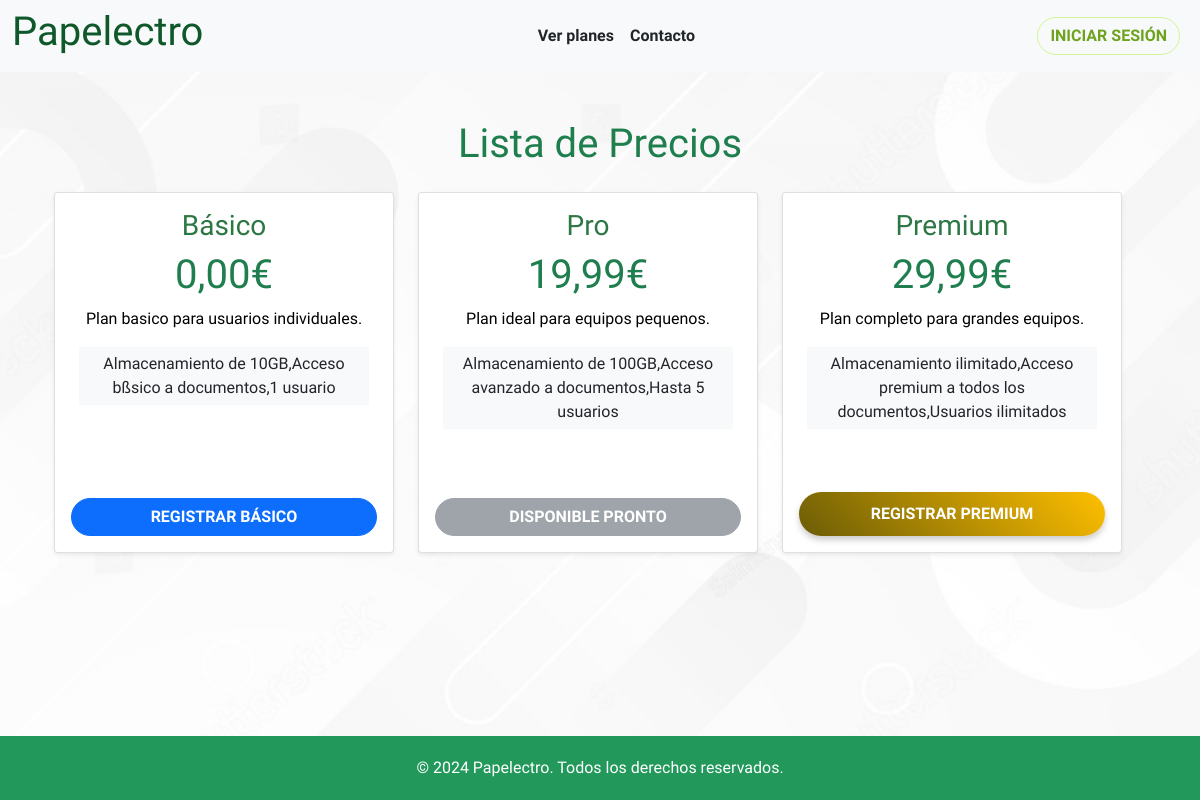
Before: /pricing/ with the older database file.
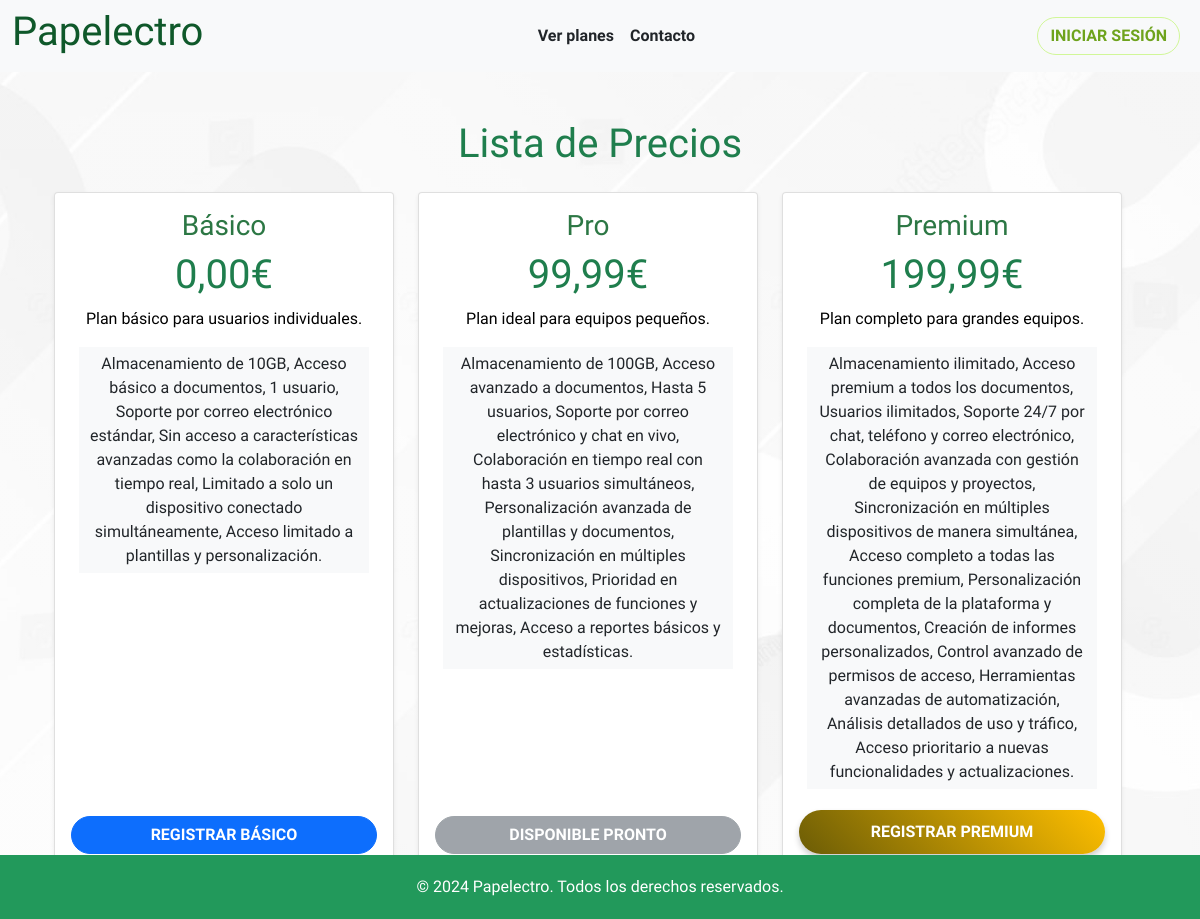
After: the same page with the newer database file.
### main/models.py (models this page shows, shortened)
class SubscriptionPlan(models.Model):
    name = models.CharField(max_length=100, unique=True)
    price = models.DecimalField(max_digits=10, decimal_places=2)
    description = models.TextField(blank=True)
    features = models.TextField(help_text="Enter features separated by commas.")
    button_class = models.CharField(max_length=50, default="btn-morado")
    order = models.IntegerField()

### main/views.py (the view)
# urls.py: path('pricing/', PricingView.as_view(), name='pricing'),
class PricingView(ListView):
    model = SubscriptionPlan
    template_name = 'main/pricing.html'
    context_object_name = 'plans'
    def get_queryset(self):
        user = self.request.user
        if user.is_authenticated:
            try:
                current_subscription = Subscription.objects.get(user=user)
                return SubscriptionPlan.objects.filter(order__gt=current_subscription.plan.order)
            except Subscription.DoesNotExist:
                return SubscriptionPlan.objects.all()
        return SubscriptionPlan.objects.all()

### main/templates/main/pricing.html
{% extends 'main/base.html' %}
{% load static i18n %}
{% block general %}
<div class="container-fluid d-flex flex-column">
  <h1 class="fs-1 text-center fw-normal">Lista de Precios</h1>
  <div class="row w-100 d-flex justify-content-center h-100">
    {% for plan in plans %}
    <div class="col-sm-12 col-md-4 mt-3">
      <div class="card shadow-sm h-100">
        <div class="card-body d-flex flex-column text-center">
          <h3 class="card-title">{{ plan.name }}</h3>
          <h2 class="txt-morado fs-1 fw-lighter">{{ plan.price }}€</h2>
          <p class="card-text">{{ plan.description }}</p>
          <ul class="list-group list-group-flush mb-3 mx-2  ">
            <li class="list-group-item fs-6 ">{{ plan.features }}</li>
          </ul>
          <div class="mt-auto">
            {% if forloop.last %}
              <a href="{% url 'register_and_create_empresa' %}" class="btn btn-gold text-white w-100">Registrar {{ plan.name }}</a>
            {% elif forloop.first %}
              <a href="{% url 'register_and_create_empresa_basico' %}" class="btn btn-primary text-white w-100">Registrar {{ plan.name }}</a>
            {% else %}
              <button class="btn btn-secondary w-100 disabled mb-0 mt-5">Disponible Pronto</button>
            {% endif %}
          </div>
        </div>
      </div>
    </div>
    {% empty %}
     <h4 class="text text-center"> ya eres uno de nuestros mejores clientes no hace falta mejorar más planes</h4>
    {% endfor %}
  </div>
</div>
{% endblock %}

Changed rows visible on the page:
changed SubscriptionPlan "Básico": description "Plan basico para usuarios individuales." → "Plan básico para usuarios individuales."; features "Almacenamiento de 10GB,Acceso bßsico a documentos,1 usuario" → "Almacenamiento de 10GB, Acceso básico a documentos, 1 usuario, Soporte por correo electrónico estándar, Sin acceso a características avanzadas como la colaboración en tiempo real, Limitado a solo un dispositivo conectado simultáneamente, Acceso limitado a plantillas y personalización."
changed SubscriptionPlan "Pro": price "19,99" → "99,99"; description "Plan ideal para equipos pequenos." → "Plan ideal para equipos pequeños."; features "Almacenamiento de 100GB,Acceso avanzado a documentos,Hasta 5 usuarios" → "Almacenamiento de 100GB, Acceso avanzado a documentos, Hasta 5 usuarios, Soporte por correo electrónico y chat en vivo, Colaboración en tiempo real con hasta 3 usuarios simultáneos, Personalización avanzada de plantillas y documentos, Sincronización en múltiples dispositivos, Prioridad en actualizaciones de funciones y mejoras, Acceso a reportes básicos y estadísticas."
changed SubscriptionPlan "Premium": price "29,99" → "199,99"; features "Almacenamiento ilimitado,Acceso premium a todos los documentos,Usuarios ilimitados" → "Almacenamiento ilimitado, Acceso premium a todos los documentos, Usuarios ilimitados, Soporte 24/7 por chat, teléfono y correo electrónico, Colaboración avanzada con gestión de equipos y proyectos, Sincronización en múltiples dispositivos de manera simultánea, Acceso completo a todas las funciones premium, Personalización completa de la plataforma y documentos, Creación de informes personalizados, Control avanzado de permisos de acceso, Herramientas avanzadas de automatización, Análisis detallados de uso y tráfico, Acceso prioritario a nuevas funcionalidades y actualizaciones."
